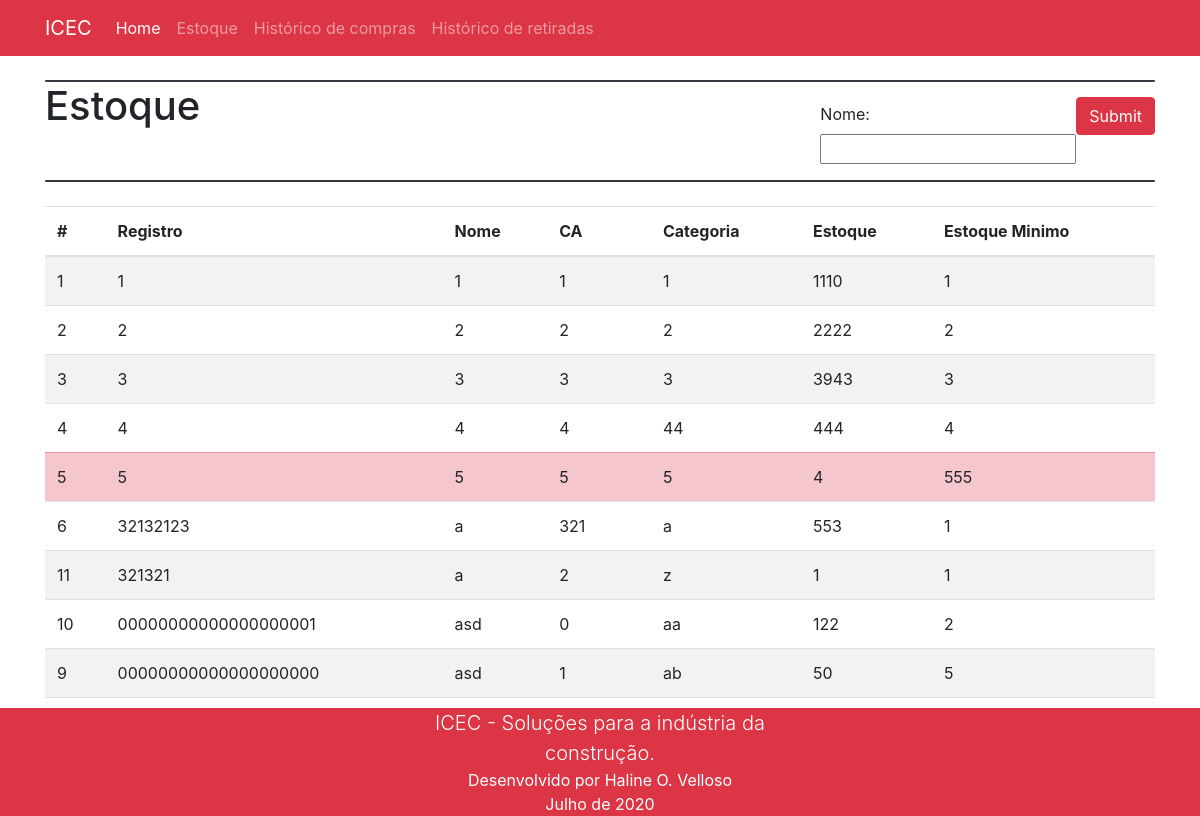
Page /estoque/ on the committed database.
### controle/models.py (models this page shows, shortened)
class Produto(models.Model):
    registro = models.CharField('ID', max_length=20, help_text='Máximo 20 caracteres', unique=True)
    nome = models.CharField('Nome', max_length=255)
    ca = models.IntegerField('CA')
    categoria = models.CharField('Categoria', max_length=100)
    qtd_estoque = models.IntegerField('Estoque')
    qtd_estoque_min = models.IntegerField('Estoque minimo')
    data_cadastro = models.DateTimeField(default=timezone.now, editable=False)
    modificado_em = models.DateTimeField(default=timezone.now, editable=False)
    class Meta:
        verbose_name = 'Produto'
        verbose_name_plural = 'Produtos'

### controle/views.py (the view)
# urls.py: path('estoque/', estoque, name='estoque'),
def estoque(request):
    produto_list = Produto.objects.all().order_by('nome', 'categoria')
    produto_filter = ProdutoFilter(request.GET, queryset=produto_list)
    paginator = Paginator(produto_filter.qs, 10)
    page = request.GET.get('page')
    try:
        produtos = paginator.page(page)
    except PageNotAnInteger:
        produtos = paginator.page(1)
    except EmptyPage:
        produtos = paginator.page(paginator.num_pages)
    return render(request, 'estoque.html', {'page':page,'produtos':produtos, 'produto_filter': produto_filter})

### templates/estoque.html (shortened to what this page needs)
<!DOCTYPE html>
{% load bootstrap4 %}
{% load static %}
<html lang="pt-br">
<head>
    {% bootstrap_css %}
</head>
<body>
    {%	include	"nav.html" %}
    <div class="container">
        <br>
        <div class="progress" style="height: 2px;">
            <div class="progress-bar bg-dark" role="progressbar" style="width: 100%;" aria-valuenow="25"
                aria-valuemin="0" aria-valuemax="100"></div>
        </div>
        <div style="width: 100%; display: table;">
            <div style="display: table-row">
                <div style="width: 800px; display: table-cell;">
                    <h1>Estoque</h1>
                </div>
                <div style="display: table-cell;">
                    <form method="get">
                        <div style="width: 100%; display: table;">
                            <div style="display: table-row">
                                <div style="width: 600px;  display: table-cell;"> {{ produto_filter.form.as_p }} </div>
                                <div style="display: table-cell;"> <input type="submit" class="btn btn-danger" /> </div>
                            </div>
                        </div>
                    </form>
                </div>
            </div>
        </div>
        <div class="progress" style="height: 2px;">
            <div class="progress-bar bg-dark" role="progressbar" style="width: 100%;" aria-valuenow="25"
                aria-valuemin="0" aria-valuemax="100"></div>
        </div><br>
        <table class="table table-striped">
            <thead>
                <th scope="col">#</th>
                <th scope="col">Registro</th>
                <th scope="col">Nome</th>
                <th scope="col">CA</th>
                <th scope="col">Categoria</th>
                <th scope="col">Estoque</th>
                <th scope="col">Estoque Minimo</th>
            </thead>
            <tbody>
                {% for produto in produtos %}
                <tr class="{% if produto.qtd_estoque < produto.qtd_estoque_min %} table-danger{% endif %}">
                    <td scope="row">{{ produto.id }}</td>
                    <td scope="row">{{ produto.registro }}</td>
                    <td scope="row">{{ produto.nome }}</td>
                    <td scope="row">{{ produto.ca }}</td>
                    <td scope="row">{{ produto.categoria }}</td>
                    <td scope="row">{{ produto.qtd_estoque }}</td>
                    <td scope="row">{{ produto.qtd_estoque_min }}</td>
                </tr>
                {% endfor %}
            </tbody>
        </table>
        {%	include	"pagination.html"	with	page=produtos	%}
    </div>
    {% include "rodape.html" %}
</body>
</html>

### rows in the picture
Produto: id "1", registro "1", nome "1", ca "1", categoria "1", qtd_estoque "1110", qtd_estoque_min "1"
Produto: id "2", registro "2", nome "2", ca "2", categoria "2", qtd_estoque "2222", qtd_estoque_min "2"
Produto: id "3", registro "3", nome "3", ca "3", categoria "3", qtd_estoque "3943", qtd_estoque_min "3"
Produto: id "4", registro "4", nome "4", ca "4", categoria "44", qtd_estoque "444", qtd_estoque_min "4"
Produto: id "5", registro "5", nome "5", ca "5", categoria "5", qtd_estoque "4", qtd_estoque_min "555"
Produto: id "6", registro "32132123", nome "a", ca "321", categoria "a", qtd_estoque "553", qtd_estoque_min "1"
Produto: id "11", registro "321321", nome "a", ca "2", categoria "z", qtd_estoque "1", qtd_estoque_min "1"
Produto: id "10", registro "00000000000000000001", nome "asd", ca "0", categoria "aa", qtd_estoque "122", qtd_estoque_min "2"
Produto: id "9", registro "00000000000000000000", nome "asd", ca "1", categoria "ab", qtd_estoque "50", qtd_estoque_min "5"
